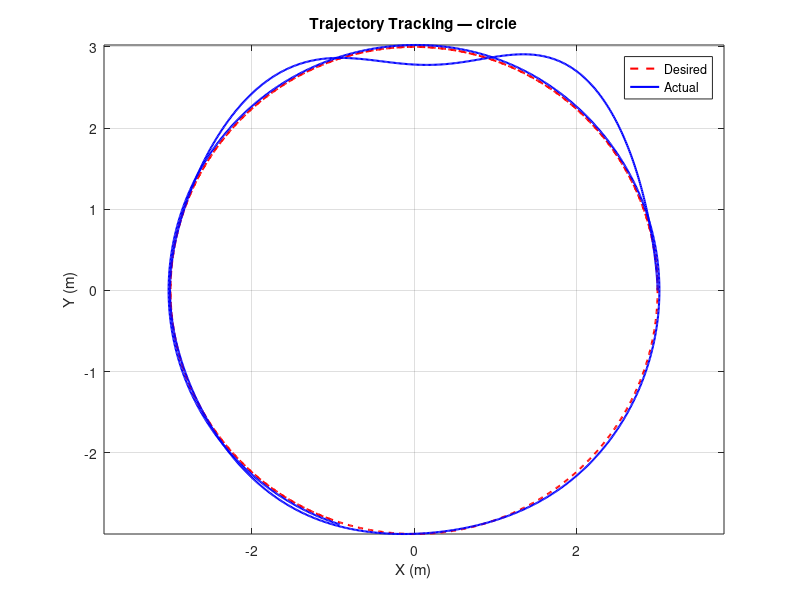

Write MATLAB code to recreate this figure.
% quadrotor_PID_metrics.m
% Simulate planar x-y tracking of square or circle with PID
% and compute performance metrics instead of error plots.

clear; close all; clc;

%% Simulation parameters
dt      = 0.02;            % time step (s)
T_total = 40;              % total simulation time (s)
time    = 0:dt:T_total;

%% Trajectory selection
trajType = 'circle';       % 'circle' or 'square'
R        = 3;              % radius or half‐side length (m)
v_ref    = 0.8;            % reference speed (m/s)

%% State initialization
if strcmp(trajType, 'square')
    x  = -R; y  = -R;      % start at one corner
else
    x  =  R; y  =  0;      % start point for circle (just for reference)
end
vx = 0; vy = 0;

%% PID gains — modify these
Kp_xy = 1.8;
Ki_xy = 1.05;
Kd_xy = 1.0;

int_err_x  = 0; int_err_y  = 0;
prev_err_x = 0; prev_err_y = 0;

%% Storage for tracking
X   = zeros(size(time));
Y   = zeros(size(time));
Xd  = zeros(size(time));
Yd  = zeros(size(time));

for k = 1:length(time)
    t = time(k);
    % Desired trajectory
    switch trajType
        case 'circle'
            Xd(k) = R * cos( (v_ref / R) * t );
            Yd(k) = R * sin( (v_ref / R) * t );
        case 'square'
            period = 4 * (2*R) / v_ref;
            tau    = mod(t, period);
            side_t = (2*R)/v_ref;
            if tau < side_t
                Xd(k) = -R + v_ref * tau;  Yd(k) = -R;
            elseif tau < 2*side_t
                Xd(k) =  R;                Yd(k) = -R + v_ref*(tau-side_t);
            elseif tau < 3*side_t
                Xd(k) =  R - v_ref*(tau-2*side_t);  Yd(k) = R;
            else
                Xd(k) = -R;                Yd(k) = R - v_ref*(tau-3*side_t);
            end
        otherwise
            error('Unknown trajectory type');
    end
    
    % Compute errors
    err_x     = Xd(k) - x;
    err_y     = Yd(k) - y;
    int_err_x = int_err_x + err_x*dt;
    int_err_y = int_err_y + err_y*dt;
    der_err_x = (err_x - prev_err_x) / dt;
    der_err_y = (err_y - prev_err_y) / dt;
    prev_err_x = err_x;
    prev_err_y = err_y;
    
    % PID control
    ux = Kp_xy*err_x + Ki_xy*int_err_x + Kd_xy*der_err_x;
    uy = Kp_xy*err_y + Ki_xy*int_err_y + Kd_xy*der_err_y;
    
    % Dynamics (simple double‐integrator model)
    x  = x + vx*dt;
    y  = y + vy*dt;
    vx = vx + ux*dt;
    vy = vy + uy*dt;
    
    % Store
    X(k) = x;
    Y(k) = y;
end

%% Compute performance metrics
errors_x = Xd - X;
errors_y = Yd - Y;

final_err_x = errors_x(end);
final_err_y = errors_y(end);

MAE_x = mean(abs(errors_x));
MAE_y = mean(abs(errors_y));

RMSE_x = sqrt(mean(errors_x.^2));
RMSE_y = sqrt(mean(errors_y.^2));

fprintf('\n*** PID Trajectory Tracking Metrics ***\n');
fprintf('Trajectory type: %s\n', trajType);
fprintf('PID gains: Kp=%.3f, Ki=%.3f, Kd=%.3f\n', Kp_xy, Ki_xy, Kd_xy);
fprintf('Final error: X = %.4f m, Y = %.4f m\n', final_err_x, final_err_y);
fprintf('Mean Absolute Error (MAE):   X = %.4f m, Y = %.4f m\n', MAE_x, MAE_y);
fprintf('Root Mean Square Error (RMSE): X = %.4f m, Y = %.4f m\n', RMSE_x, RMSE_y);

%% Plot trajectories
figure;
plot(Xd, Yd, 'r--','LineWidth',1.5); hold on;
plot(X,  Y,  'b-','LineWidth',1.5);
legend('Desired','Actual');
xlabel('X (m)'); ylabel('Y (m)');
title(sprintf('Trajectory Tracking — %s', trajType));
axis equal;
grid on;
